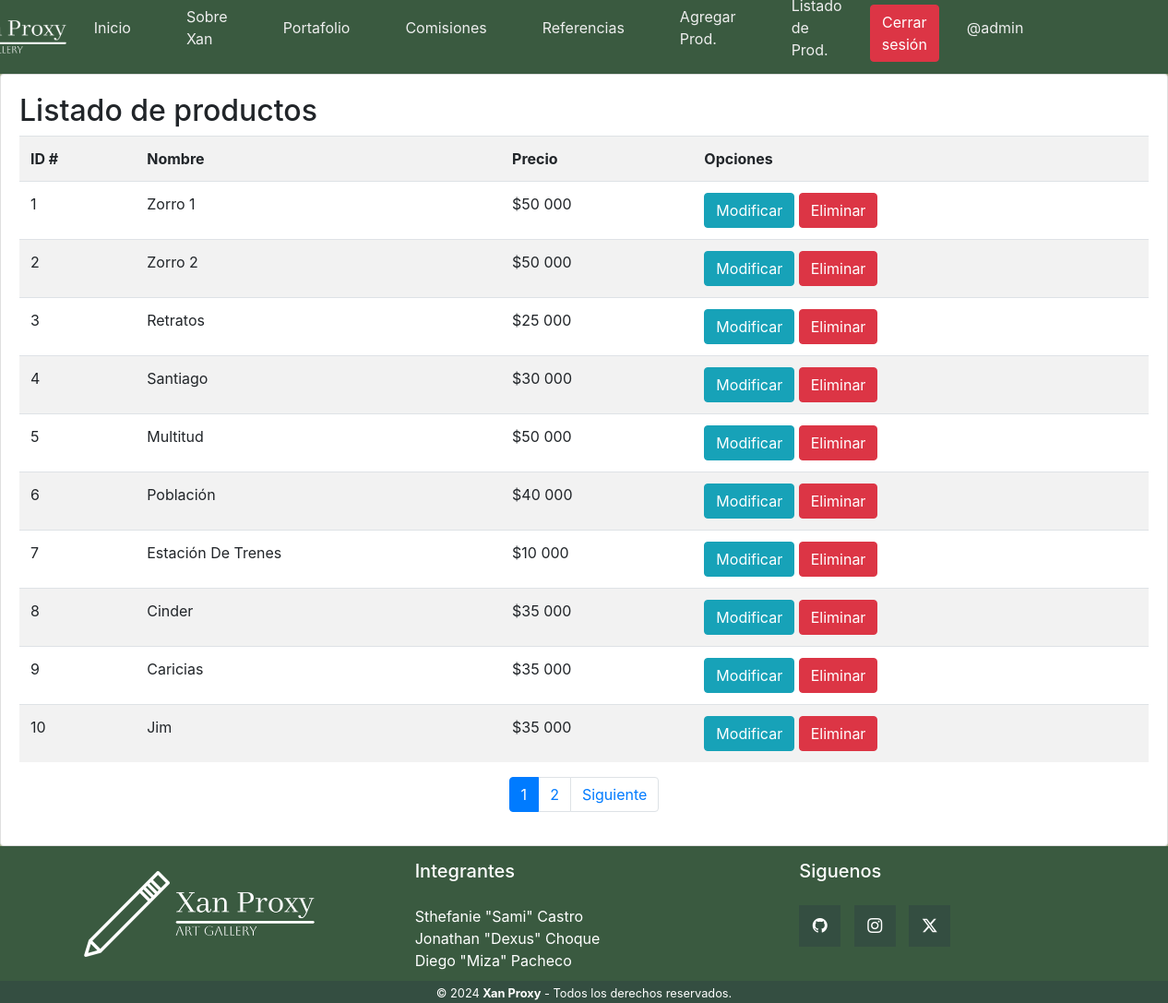
Screenshot of /listar-producto/ (signed in) with the database file from the repository.
### web/models.py (models this page shows, shortened)
class Producto(models.Model):
    id = models.IntegerField(primary_key=True)
    nombre = models.CharField(max_length=200)
    precio = models.IntegerField()
    descripcion = models.TextField()
    imagen = models.ImageField(upload_to="productos", null=True)

### web/views.py (the view)
# urls.py: path('listar-producto/', listar_producto, name="listar_producto"),
@permission_required('web.view_producto')
def listar_producto(request):
    productos = Producto.objects.all()
    page = request.GET.get('page', 1)
    try:
        paginator = Paginator(productos, 10)
        productos = paginator.page(page)
    except:
        raise Http404
    data = {
        'entity' : productos,
        'paginator' : paginator
    }
    return render(request, 'web/producto/listar.html', data)

### web/templates/web/producto/listar.html (shortened to what this page needs)
{% load static %}
<!DOCTYPE html>
<html lang="es">
<head>
    <link rel="stylesheet" href="https://cdn.jsdelivr.net/npm/bootstrap-icons@1.11.3/font/bootstrap-icons.min.css">
    <link rel="stylesheet" href="https://cdn.jsdelivr.net/npm/bootstrap@4.5.3/dist/css/bootstrap.min.css">
    <link rel="stylesheet" href="{% static '/CSS/menu.css' %}">
    <link rel="stylesheet" href="{% static '/CSS/carrusel.css' %}">
    <link rel="stylesheet" href="{% static '/CSS/style_footer.css' %}">
    <link rel="stylesheet" href="{% static '/CSS/paragraph_index.css' %}">
</head>
<body>
    <header class="header">
        <nav>
            <ul>
                <li><img src="{% static '/imgs/logo-xan-proxy.png' %}" alt="logo"></li>
                <li class="hideOnMobile"><a href="{% url 'index' %}">Inicio</a></li>
                <li class="hideOnMobile"><a href="{% url 'info' %}">Sobre Xan</a></li>
                <li class="hideOnMobile"><a href="{% url 'portafolio' %}">Portafolio</a></li>
                <li class="hideOnMobile"><a href="{% url 'patreon' %}">Comisiones</a></li>
                <li class="hideOnMobile"><a href="{% url 'referencia' %}">Referencias</a></li>
                {% if perms.web.add_producto %}
                <li class="hideOnMobile"><a href="{%  url 'agregar_producto' %}">Agregar Prod.</a></li>
                {% endif %}
                {% if perms.web.view_producto %}
                <li><a href="">Listado de Prod.</a></li>
                {% endif %}
                {% if user.is_authenticated %}
                <li>
                    <form action="{% url 'logout' %}" method="POST">
                        <button type="submit" class="btn btn-danger">Cerrar sesión</button>
                    </form>
                </li>
                <li>
                    <a href="">@{{ user.username }}</a>
                </li>
                {% else %}
                <li>
                    <a href="{% url 'login' %}">Iniciar sesión</a>
                </li>
                {% endif %}
            </ul>
        </nav>
    </header>
    {% load humanize %}
    <div class="card">
        <div class="card-body">
            <h2>Listado de productos</h2>
            <table class="table table-striped table-hover table-responsive-sm">
                <tr>
                    <th>ID #</th>
                    <th>Nombre</th>
                    <th>Precio</th>
                    <th>Opciones</th>
                </tr>
                {% for p in entity %}
                <tr>
                    <td>{{ p.id }}</td>
                    <td>{{ p.nombre | title }}</td>
                    <td>${{ p.precio | intcomma }}</td>
                    <td>
                        {% if perms.web.change_producto %}
                        <a href="{% url 'modificar_producto' p.id %}" class="btn btn-info">Modificar</a>
                        {% endif %}
                        {% if perms.web.delete_producto %}
                        <a href="#" onclick="eliminarProducto({{ p.id }})" class="btn btn-danger">Eliminar</a>
                        {% endif %}
                    </td>
                </tr>
                {% endfor %}
            </table>
            <div>
                {% include 'web/paginator.html' %}
            </div>
        </div>
    </div>
    <footer class="pie">
        <div class="grupo-1">
            <div class="caja">
                <figure>
                    <img src="{% static '/imgs/logo-xan-proxy.png' %}" alt="logo xan proxy">
                </figure>
            </div>
            <div class="caja">
                <h2>Integrantes</h2>
                <p>Sthefanie "Sami" Castro <br>Jonathan "Dexus" Choque <br>Diego "Miza" Pacheco</p>
            </div>
            <div class="caja">
                <h2>Siguenos</h2>
                <div class="redes">
                    <a href="https://github.com/MizaBard" target="_blank"><i class="bi bi-github"></i></a>
                    <a href="https://www.instagram.com/purenonsince/" target="_blank"><i class="bi bi-instagram"></i></a>
                    <a href="https://twitter.com/MizaSenpai" target="_blank"><i class="bi bi-twitter-x"></i></a>
                </div>
            </div>
        </div>
        <div class="grupo-2">
            <small>&copy; 2024 <b>Xan Proxy</b> - Todos los derechos reservados.</small>
        </div>
    </footer>
</body>
</html>

### web/static/CSS/menu.css (style rules this page uses)
* { margin: 0; padding: 0; }
body { background-color: #a3b18a; }
nav { background-color: #3a5a40; box-shadow: 3px 3px 5px rgba(0, 0, 0, 0.1); justify-content: space-between; align-items: center; height: 80px; padding: 5px 10%; }
.header img { height: 70px; width: auto; transition: all 0.3s; border-radius: 10px; }
nav ul { width: 100%; list-style: none; display: flex; justify-content: flex-end; align-items: center; }
nav li { height: 50px; }
nav a { height: 100%; padding: 0 30px; text-decoration: none; display: flex; align-items: center; color: #eeeeee; }
nav li:first-child { margin-right: auto; }

### web/static/CSS/style_footer.css (style rules this page uses)
* { margin: 0; padding: 0; box-sizing: border-box; }
body { display: grid; grid-template-rows: auto 1fr auto; min-height: 100vh; }
.pie { width: 100%; background-color: #3a5a40; }
.pie .grupo-1 { width: 100%; max-width: 1200px; margin: auto; display: grid; grid-template-columns: repeat(3, 1fr); grid-gap: 50px; padding: 0px; }
.pie .grupo-1 .caja figure { width: 100%; height: 100%; display: flex; justify-content: center; align-items: center; }
.pie .grupo-1 .caja figure img { width: 250px; }
.pie .grupo-1 .caja h2 { padding-top: 15px; color: rgb(255, 255, 255); margin-bottom: 25px; font-size: 20px; }
.pie .grupo-1 .caja p { color: white; margin-bottom: 10px; }
.pie .grupo-1 .redes a { display: inline-block; text-decoration: none; width: 45px; height: 45px; line-height: 45px; color: rgb(255, 255, 255); margin-right: 10px; background-color: #344e41; text-align: center; }
.pie .grupo-2 { background-color: #344e41; text-align: center; color: white; }

### rows the page displays
Producto: id "1", nombre "Zorro 1", precio "50 000"
Producto: id "2", nombre "Zorro 2", precio "50 000"
Producto: id "3", nombre "Retratos", precio "25 000"
Producto: id "4", nombre "Santiago", precio "30 000"
Producto: id "5", nombre "Multitud", precio "50 000"
Producto: id "6", nombre "Población", precio "40 000"
Producto: id "7", nombre "Estación De Trenes", precio "10 000"
Producto: id "8", nombre "Cinder", precio "35 000"
Producto: id "9", nombre "Caricias", precio "35 000"
Producto: id "10", nombre "Jim", precio "35 000"

### other values shown
{{ user.username }} "admin"
{{ page }} "1" "2"
